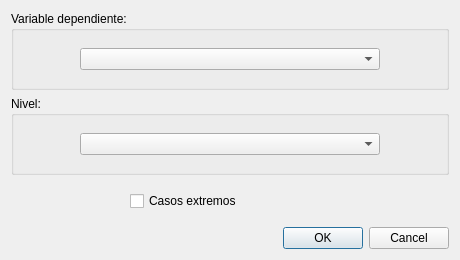
<?xml version="1.0" encoding="UTF-8"?>
<ui version="4.0">
 <class>agregado</class>
 <widget class="QDialog" name="agregado">
  <property name="geometry">
   <rect>
    <x>0</x>
    <y>0</y>
    <width>460</width>
    <height>260</height>
   </rect>
  </property>
  <property name="windowTitle">
   <string>Dialog</string>
  </property>
  <layout class="QGridLayout" name="gridLayout_2">
   <item row="0" column="0">
    <layout class="QGridLayout" name="gridLayout">
     <item row="2" column="1">
      <widget class="QCheckBox" name="cb_casos">
       <property name="minimumSize">
        <size>
         <width>200</width>
         <height>40</height>
        </size>
       </property>
       <property name="text">
        <string>Casos extremos</string>
       </property>
      </widget>
     </item>
     <item row="2" column="2">
      <spacer name="horizontalSpacer_6">
       <property name="orientation">
        <enum>Qt::Horizontal</enum>
       </property>
       <property name="sizeHint" stdset="0">
        <size>
         <width>40</width>
         <height>20</height>
        </size>
       </property>
      </spacer>
     </item>
     <item row="1" column="0" colspan="3">
      <widget class="QGroupBox" name="groupBox">
       <property name="title">
        <string>Nivel:</string>
       </property>
       <layout class="QGridLayout" name="gridLayout_4">
        <item row="0" column="1">
         <widget class="QComboBox" name="cb_nivel">
          <property name="minimumSize">
           <size>
            <width>300</width>
            <height>0</height>
           </size>
          </property>
         </widget>
        </item>
        <item row="0" column="0">
         <spacer name="horizontalSpacer_3">
          <property name="orientation">
           <enum>Qt::Horizontal</enum>
          </property>
          <property name="sizeHint" stdset="0">
           <size>
            <width>40</width>
            <height>20</height>
           </size>
          </property>
         </spacer>
        </item>
        <item row="0" column="2">
         <spacer name="horizontalSpacer_4">
          <property name="orientation">
           <enum>Qt::Horizontal</enum>
          </property>
          <property name="sizeHint" stdset="0">
           <size>
            <width>40</width>
            <height>20</height>
           </size>
          </property>
         </spacer>
        </item>
       </layout>
      </widget>
     </item>
     <item row="0" column="0" colspan="3">
      <widget class="QGroupBox" name="groupBox_3">
       <property name="title">
        <string>Variable dependiente:</string>
       </property>
       <layout class="QGridLayout" name="gridLayout_3">
        <item row="0" column="0">
         <spacer name="horizontalSpacer">
          <property name="orientation">
           <enum>Qt::Horizontal</enum>
          </property>
          <property name="sizeHint" stdset="0">
           <size>
            <width>40</width>
            <height>20</height>
           </size>
          </property>
         </spacer>
        </item>
        <item row="0" column="1">
         <widget class="QComboBox" name="cb_variable">
          <property name="minimumSize">
           <size>
            <width>300</width>
            <height>0</height>
           </size>
          </property>
         </widget>
        </item>
        <item row="0" column="2">
         <spacer name="horizontalSpacer_2">
          <property name="orientation">
           <enum>Qt::Horizontal</enum>
          </property>
          <property name="sizeHint" stdset="0">
           <size>
            <width>40</width>
            <height>20</height>
           </size>
          </property>
         </spacer>
        </item>
       </layout>
      </widget>
     </item>
     <item row="2" column="0">
      <spacer name="horizontalSpacer_5">
       <property name="orientation">
        <enum>Qt::Horizontal</enum>
       </property>
       <property name="sizeHint" stdset="0">
        <size>
         <width>40</width>
         <height>20</height>
        </size>
       </property>
      </spacer>
     </item>
    </layout>
   </item>
   <item row="1" column="0">
    <widget class="QDialogButtonBox" name="buttonBox">
     <property name="orientation">
      <enum>Qt::Horizontal</enum>
     </property>
     <property name="standardButtons">
      <set>QDialogButtonBox::Cancel|QDialogButtonBox::Ok</set>
     </property>
    </widget>
   </item>
  </layout>
 </widget>
 <resources/>
 <connections>
  <connection>
   <sender>buttonBox</sender>
   <signal>accepted()</signal>
   <receiver>agregado</receiver>
   <slot>accept()</slot>
   <hints>
    <hint type="sourcelabel">
     <x>248</x>
     <y>254</y>
    </hint>
    <hint type="destinationlabel">
     <x>157</x>
     <y>274</y>
    </hint>
   </hints>
  </connection>
  <connection>
   <sender>buttonBox</sender>
   <signal>rejected()</signal>
   <receiver>agregado</receiver>
   <slot>reject()</slot>
   <hints>
    <hint type="sourcelabel">
     <x>316</x>
     <y>260</y>
    </hint>
    <hint type="destinationlabel">
     <x>286</x>
     <y>274</y>
    </hint>
   </hints>
  </connection>
 </connections>
</ui>
